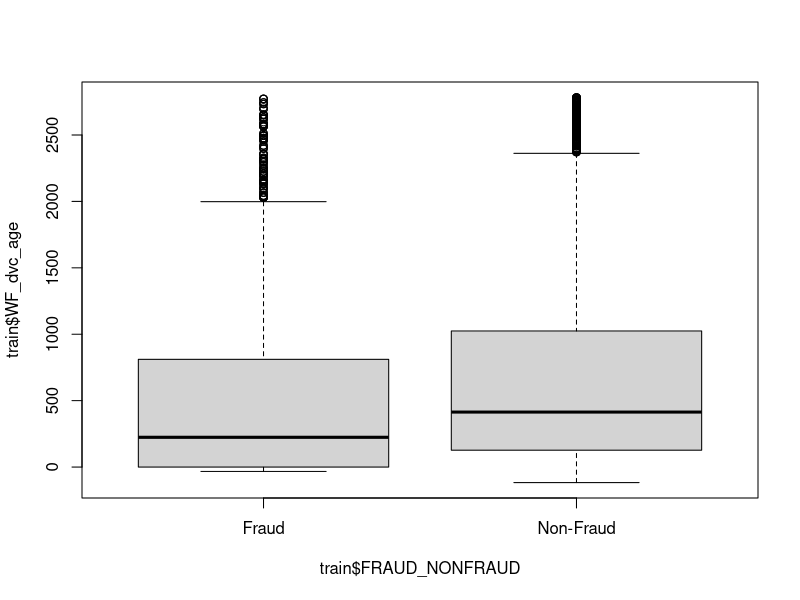
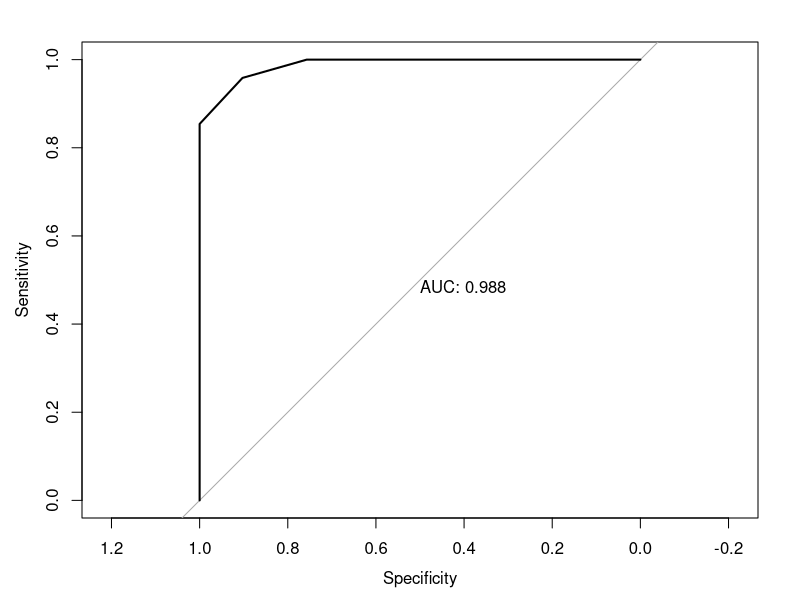
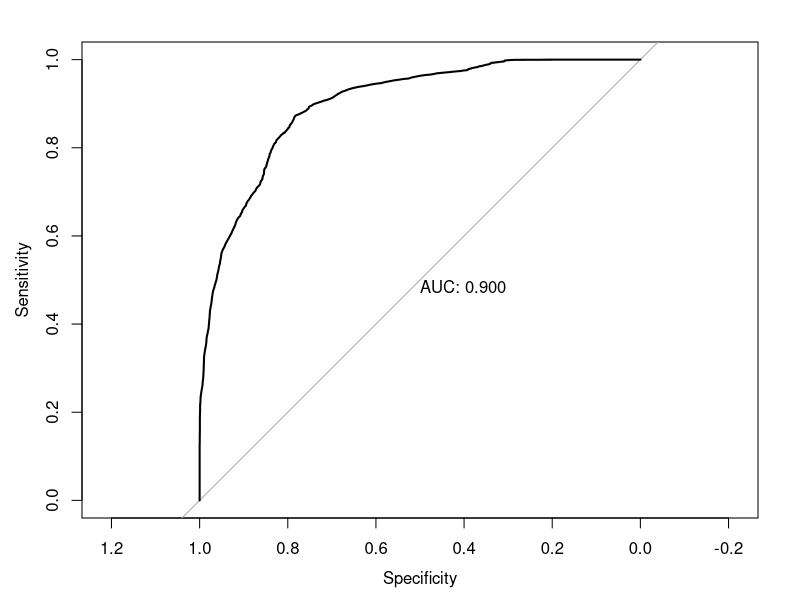
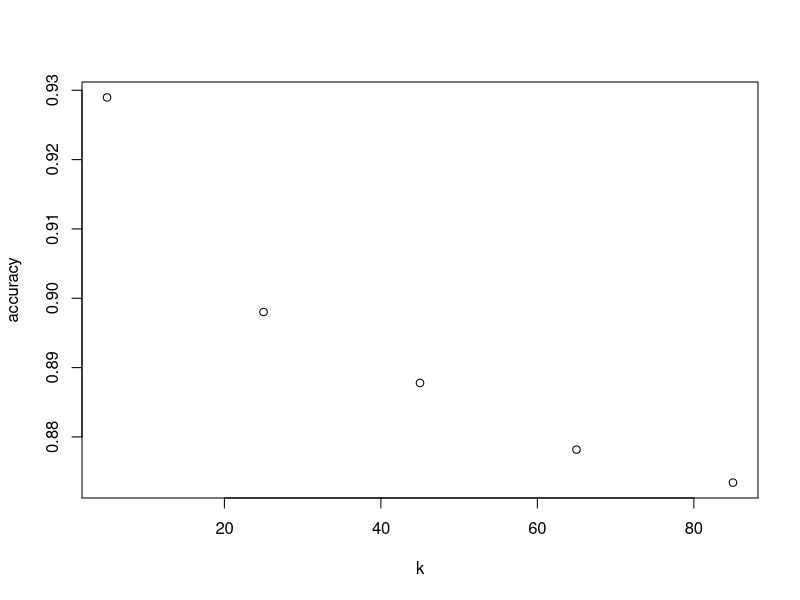

These charts were generated, in order, by the following R code:
train = read.csv("training.csv", header = TRUE)
test = read.csv("testing.csv", header = TRUE)

boxplot(train$WF_dvc_age ~train$FRAUD_NONFRAUD)

#KNN classification
# install.packages('caret')
library('caret')

#training and testing

# he chose these values because they are numeric
train.x = scale(train[,c(2,3,6)])
test.x = scale(test[,c(2,3,6)])
train.y = as.factor(train[,c('FRAUD_NONFRAUD')])
test.y = as.factor(test$FRAUD_NONFRAUD)

model1 <- predict(caret::knn3(train.x, train.y, k = 3), test.x)
head(model1)
knn.pred = ifelse(model1[,1]>.5,'Fraud','Non-Fraud')

#What is the ideal value of K?????

#Is this a good model?
table(knn.pred, test.y)

# pretty darn good, but we can't determine what variables matter the most
# so it is predictive but not interpretable

#ROC Curve
library('pROC')
test_roc1 = roc(as.factor(test$FRAUD_NONFRAUD) ~ model1[,1], 
                plot = TRUE, print.auc = TRUE)


cutoff = test_roc1$thresholds[test_roc1$sensitivities>.85 & test_roc1$specificities>.8]
range(cutoff)

#Lets see what happends if we change it

# if you change ,1 to 2 you get the complement of how much not fraud
knn.pred = ifelse(model1[,1]>.2,'Fraud','Non-Fraud')

#Is this a good model?
table(knn.pred, test.y)


##K=12600 -->NOOOOO 
#What happens id K = number of test data?
#K=400

model2 <- predict(caret::knn3(train.x, train.y, k = 400), test.x)
knn.pred2 = ifelse(model2[,1]>.5,'Fraud','Non-Fraud')
table(knn.pred2, test.y)

test_roc2 = roc(as.factor(test$FRAUD_NONFRAUD) ~ model2[,1], 
                plot = TRUE, print.auc = TRUE)


cutoff = test_roc2$thresholds[test_roc2$sensitivities>.75 & test_roc2$specificities>.6]
range(cutoff)

knn.pred2 = ifelse(model2[,1]>.3,'Fraud','Non-Fraud')

table(knn.pred2, test.y)



k = seq(from = 5, to=100, by = 20)
accuracy = c()
for (i in k ) {
  model2 <- predict(caret::knn3(train.x, train.y, k = i), test.x)
  knn.pred2 = ifelse(model2[,1]>.5,'Fraud','Non-Fraud')
  accuracy = c(accuracy,sum(knn.pred2 == test.y) / length(test.y) )
}

info = cbind(k,accuracy)
tail(info)

#Could we use other criteria?
plot(k, accuracy)





